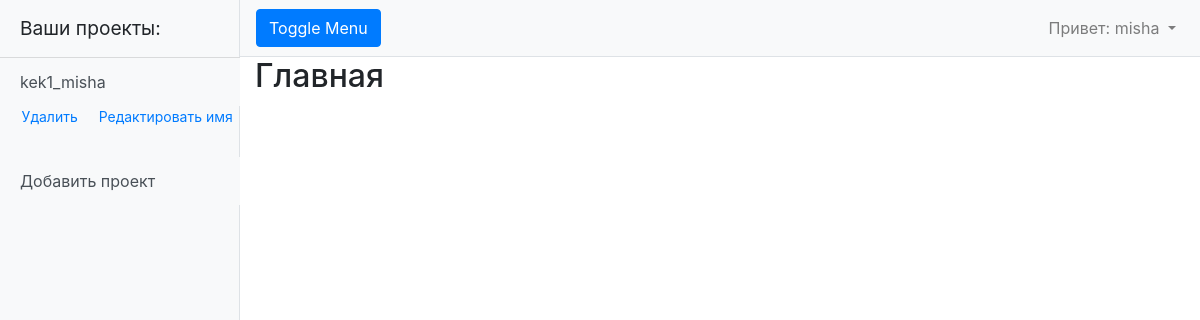
The app's page / (signed in), older data.
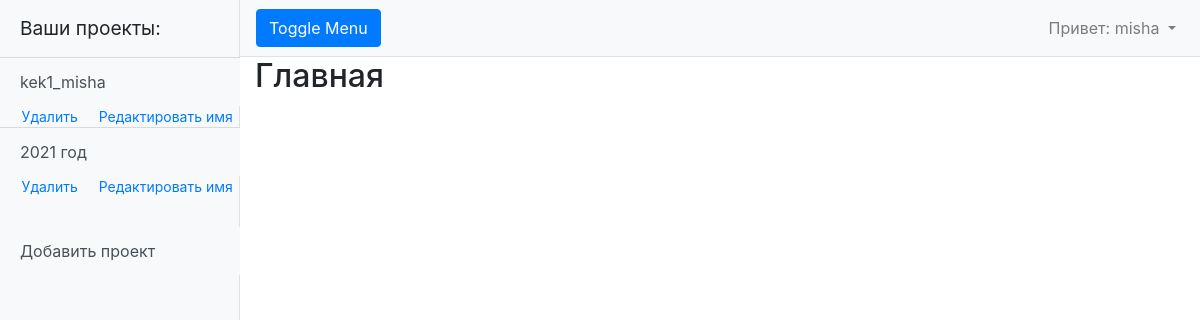
The same page, newer data.
### myapp/models.py (models this page shows, shortened)
class Data(models.Model):
    month = 'M'
    FIELD = [
        (month, 'ежемесячные данные'),
    ]
    project = models.ForeignKey(Project, on_delete=models.CASCADE)
    project_type = models.CharField(max_length=1, choices=FIELD, default='M')
    data = models.TextField(default='0 0 0 0 0 0 0 0 0 0 0 0')
    begin_heating = models.DateField(default=f'{datetime.now().year - 1}-10-15')
    end_heating = models.DateField(default=f'{datetime.now().year}-04-15')
    coef = models.FloatField(default=1.1)

class Project(models.Model):
    user = models.ForeignKey(User, on_delete=models.CASCADE)
    project_name = models.CharField(max_length=255, unique=True)
    project_date_creation = models.DateTimeField(auto_now_add=True)

### myapp/views.py (the view)
# urls.py: path('', IndexView.as_view()),
class IndexView(ListView):
    model = Data
    template_name = 'index.html'
    context_object_name = 'project'
    def get_context_data(self, **kwargs):
        context = super().get_context_data(**kwargs)
        context['a_project'] = Data.objects.filter(project__user__username=self.request.user)
        return context

### templates/index.html (shortened to what this page needs)
{% extends 'default.html' %}
{% block content %}
    <h2>Главная</h2>
{% endblock content%}

### templates/default.html (shortened to what this page needs)
{% load static %}
<!DOCTYPE html>
<html lang="en">
<head>
    <link href="{% static 'vendor/bootstrap/css/bootstrap.min.css' %}" rel="stylesheet ">
    <link href="{% static 'css/simple-sidebar.css' %}" rel="stylesheet">
    <link href="{% static 'my_style.css' %}" rel="stylesheet">
    <link href="{% static 'style_for_graph' %}" rel="stylesheet">
</head>
<body>
  <div class="d-flex" id="wrapper">
    <div class="bg-light border-right" id="sidebar-wrapper" style="max-width: 240px;">
      <div class="sidebar-heading">Ваши проекты:</div>
      <div class="list-group list-group-flush">
          {% if user.is_authenticated %}
              {% for project in a_project %}
                  <a href="/projects/{{ project.id }}" class="list-group-item list-group-item-action bg-light" style="border-width: 1px 0 0;">{{ project.project.project_name }}</a>
                  <div class="div-del-ed">
                    <a class="" style="margin-left: 0; font-size: 14px" href="/delete/{{ project.project.id }}">Удалить</a>
                    <a class="" style="margin-left: 0; font-size: 14px" href="/create_project/{{ project.project.id }}">Редактировать имя</a>
                  </div>
              {% endfor %}
              <a href="/create_project" class="list-group-item list-group-item-action bg-light" style="margin-top: 30px;">Добавить проект</a>
          {% else %}
              <p class="list-group-item">Здесь будут отображаться ваши проекты </p>
          {% endif %}
      </div>
    </div>
    <div id="page-content-wrapper">
      <nav class="navbar navbar-expand-lg navbar-light bg-light border-bottom">
        <button class="btn btn-primary" id="menu-toggle">Toggle Menu</button>
        <div class="collapse navbar-collapse" id="navbarSupportedContent">
          <ul class="navbar-nav ml-auto mt-2 mt-lg-0">
            {% if user.is_authenticated %}
              <li class="nav-item dropdown">
                <a class="nav-link dropdown-toggle" href="#" id="navbarDropdown" role="button" data-toggle="dropdown" aria-haspopup="true" aria-expanded="false">
                  <span>Привет: {{ user.username }}</span>
                </a>
              </li>
            {% endif %}
          </ul>
        </div>
      </nav>
      <div class="container-fluid">
        {% block content %}{% endblock content %}
      </div>
    </div>
  </div>
</body>
</html>

Row changes from the older to the newer data that the page shows:
added Data: project.project_name "2021 год"
